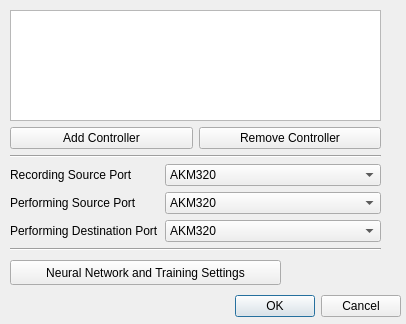
<?xml version="1.0" encoding="UTF-8"?>
<ui version="4.0">
 <class>Dialog</class>
 <widget class="QDialog" name="Dialog">
  <property name="geometry">
   <rect>
    <x>0</x>
    <y>0</y>
    <width>406</width>
    <height>324</height>
   </rect>
  </property>
  <property name="windowTitle">
   <string>Dialog</string>
  </property>
  <widget class="QDialogButtonBox" name="buttonBox">
   <property name="geometry">
    <rect>
     <x>60</x>
     <y>290</y>
     <width>341</width>
     <height>32</height>
    </rect>
   </property>
   <property name="orientation">
    <enum>Qt::Horizontal</enum>
   </property>
   <property name="standardButtons">
    <set>QDialogButtonBox::Cancel|QDialogButtonBox::Ok</set>
   </property>
  </widget>
  <widget class="QWidget" name="verticalLayoutWidget">
   <property name="geometry">
    <rect>
     <x>10</x>
     <y>10</y>
     <width>371</width>
     <height>241</height>
    </rect>
   </property>
   <layout class="QVBoxLayout" name="verticalLayout">
    <item>
     <widget class="QTableView" name="tableView"/>
    </item>
    <item>
     <layout class="QHBoxLayout" name="horizontalLayout">
      <item>
       <widget class="QPushButton" name="pushButton_3">
        <property name="text">
         <string>Add Controller</string>
        </property>
       </widget>
      </item>
      <item>
       <widget class="QPushButton" name="pushButton_2">
        <property name="text">
         <string>Remove Controller</string>
        </property>
       </widget>
      </item>
     </layout>
    </item>
    <item>
     <widget class="Line" name="line">
      <property name="orientation">
       <enum>Qt::Horizontal</enum>
      </property>
     </widget>
    </item>
    <item>
     <layout class="QFormLayout" name="formLayout">
      <item row="0" column="0">
       <widget class="QLabel" name="label">
        <property name="text">
         <string>Recording Source Port</string>
        </property>
       </widget>
      </item>
      <item row="1" column="0">
       <widget class="QLabel" name="label_2">
        <property name="text">
         <string>Performing Source Port</string>
        </property>
       </widget>
      </item>
      <item row="2" column="0">
       <widget class="QLabel" name="label_3">
        <property name="text">
         <string>Performing Destination Port</string>
        </property>
       </widget>
      </item>
      <item row="0" column="1">
       <widget class="QComboBox" name="comboBox">
        <item>
         <property name="text">
          <string>AKM320</string>
         </property>
        </item>
        <item>
         <property name="text">
          <string>Port 2</string>
         </property>
        </item>
       </widget>
      </item>
      <item row="1" column="1">
       <widget class="QComboBox" name="comboBox_2">
        <item>
         <property name="text">
          <string>AKM320</string>
         </property>
        </item>
        <item>
         <property name="text">
          <string>Port 2</string>
         </property>
        </item>
       </widget>
      </item>
      <item row="2" column="1">
       <widget class="QComboBox" name="comboBox_3">
        <item>
         <property name="text">
          <string>AKM320</string>
         </property>
        </item>
        <item>
         <property name="text">
          <string>Port 2</string>
         </property>
        </item>
       </widget>
      </item>
     </layout>
    </item>
    <item>
     <widget class="Line" name="line_2">
      <property name="orientation">
       <enum>Qt::Horizontal</enum>
      </property>
     </widget>
    </item>
   </layout>
  </widget>
  <widget class="QPushButton" name="pushButton">
   <property name="geometry">
    <rect>
     <x>10</x>
     <y>260</y>
     <width>271</width>
     <height>25</height>
    </rect>
   </property>
   <property name="text">
    <string>Neural Network and Training Settings</string>
   </property>
  </widget>
 </widget>
 <resources/>
 <connections>
  <connection>
   <sender>buttonBox</sender>
   <signal>rejected()</signal>
   <receiver>Dialog</receiver>
   <slot>reject()</slot>
   <hints>
    <hint type="sourcelabel">
     <x>316</x>
     <y>260</y>
    </hint>
    <hint type="destinationlabel">
     <x>286</x>
     <y>274</y>
    </hint>
   </hints>
  </connection>
  <connection>
   <sender>buttonBox</sender>
   <signal>accepted()</signal>
   <receiver>Dialog</receiver>
   <slot>accept()</slot>
   <hints>
    <hint type="sourcelabel">
     <x>248</x>
     <y>254</y>
    </hint>
    <hint type="destinationlabel">
     <x>157</x>
     <y>274</y>
    </hint>
   </hints>
  </connection>
 </connections>
</ui>
